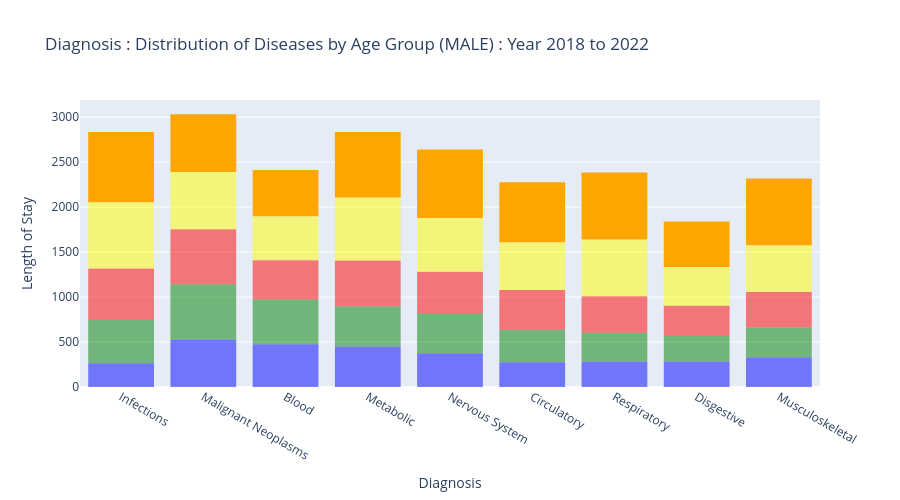

The cell this chart's notebook holds for it:
### Code cell
fig_1_to_18 = px.histogram(df_male, x='Diagnosis', y='1 to 18',
                            title="Diagnosis : Distribution of Diseases by Age Group (MALE) : Year 2018 to 2022 ",
                            height=500, color_discrete_sequence=['blue'])

fig_18_to_30 = px.histogram(df_male, x='Diagnosis', y='18 to 30', color_discrete_sequence=['green'])

fig_30_to_50 = px.histogram(df_male, x='Diagnosis', y='30 to 50', color_discrete_sequence=['red'])

fig_50_to_70 = px.histogram(df_male, x='Diagnosis', y='50 to 70', color_discrete_sequence=['yellow'])

fig_70_to_90 = px.histogram(df_male, x='Diagnosis', y='70 to 90', color_discrete_sequence=['orange'])

fig_1_to_18.update_traces(opacity=0.5)  
for data in fig_18_to_30.data:
    fig_1_to_18.add_trace(data)

fig_1_to_18.update_traces(opacity=0.5)  
for data in fig_30_to_50.data:
    fig_1_to_18.add_trace(data)


fig_1_to_18.update_traces(opacity=0.5)  
for data in fig_50_to_70.data:
    fig_1_to_18.add_trace(data)

fig_1_to_18.update_traces(opacity=0.5)  
for data in fig_70_to_90.data:
    fig_1_to_18.add_trace(data)


fig_1_to_18.update_xaxes(title_text='Diagnosis')
fig_1_to_18.update_yaxes(title_text='Length of Stay')
fig_1_to_18.show()

### Figure 1 — Plotly figure (JSON) as saved in the notebook; plotly's stock layout.template omitted (floating-point values rounded to 4 significant figures; data arrays with more than 128 entries replaced by an {"elided": "..."} marker saying what was removed)
{"data": [{"alignmentgroup": "True", "bingroup": "x", "histfunc": "sum", "hovertemplate": "Diagnosis=%{x}<br>sum of 1 to 18=%{y}<extra></extra>", "legendgroup": "", "marker": {"color": "blue", "pattern": {"shape": ""}}, "name": "", "offsetgroup": "", "opacity": 0.5, "orientation": "v", "showlegend": false, "type": "histogram", "x": {"elided": "720 str values"}, "xaxis": "x", "y": {"elided": "720 float values"}, "yaxis": "y"}, {"alignmentgroup": "True", "bingroup": "x", "histfunc": "sum", "hovertemplate": "Diagnosis=%{x}<br>sum of 18 to 30=%{y}<extra></extra>", "legendgroup": "", "marker": {"color": "green", "pattern": {"shape": ""}}, "name": "", "offsetgroup": "", "opacity": 0.5, "orientation": "v", "showlegend": false, "type": "histogram", "x": {"elided": "720 str values"}, "xaxis": "x", "y": {"elided": "720 float values"}, "yaxis": "y"}, {"alignmentgroup": "True", "bingroup": "x", "histfunc": "sum", "hovertemplate": "Diagnosis=%{x}<br>sum of 30 to 50=%{y}<extra></extra>", "legendgroup": "", "marker": {"color": "red", "pattern": {"shape": ""}}, "name": "", "offsetgroup": "", "opacity": 0.5, "orientation": "v", "showlegend": false, "type": "histogram", "x": {"elided": "720 str values"}, "xaxis": "x", "y": {"elided": "720 float values"}, "yaxis": "y"}, {"alignmentgroup": "True", "bingroup": "x", "histfunc": "sum", "hovertemplate": "Diagnosis=%{x}<br>sum of 50 to 70=%{y}<extra></extra>", "legendgroup": "", "marker": {"color": "yellow", "pattern": {"shape": ""}}, "name": "", "offsetgroup": "", "opacity": 0.5, "orientation": "v", "showlegend": false, "type": "histogram", "x": {"elided": "720 str values"}, "xaxis": "x", "y": {"elided": "720 float values"}, "yaxis": "y"}, {"alignmentgroup": "True", "bingroup": "x", "histfunc": "sum", "hovertemplate": "Diagnosis=%{x}<br>sum of 70 to 90=%{y}<extra></extra>", "legendgroup": "", "marker": {"color": "orange", "pattern": {"shape": ""}}, "name": "", "offsetgroup": "", "orientation": "v", "showlegend": false, "type": "histogram", "x": {"elided": "720 str values"}, "xaxis": "x", "y": {"elided": "720 float values"}, "yaxis": "y"}], "layout": {"barmode": "relative", "height": 500, "legend": {"tracegroupgap": 0}, "title": {"text": "Diagnosis : Distribution of Diseases by Age Group (MALE) : Year 2018 to 2022 "}, "xaxis": {"anchor": "y", "domain": [0, 1], "title": {"text": "Diagnosis"}}, "yaxis": {"anchor": "x", "domain": [0, 1], "title": {"text": "Length of Stay"}}}}
